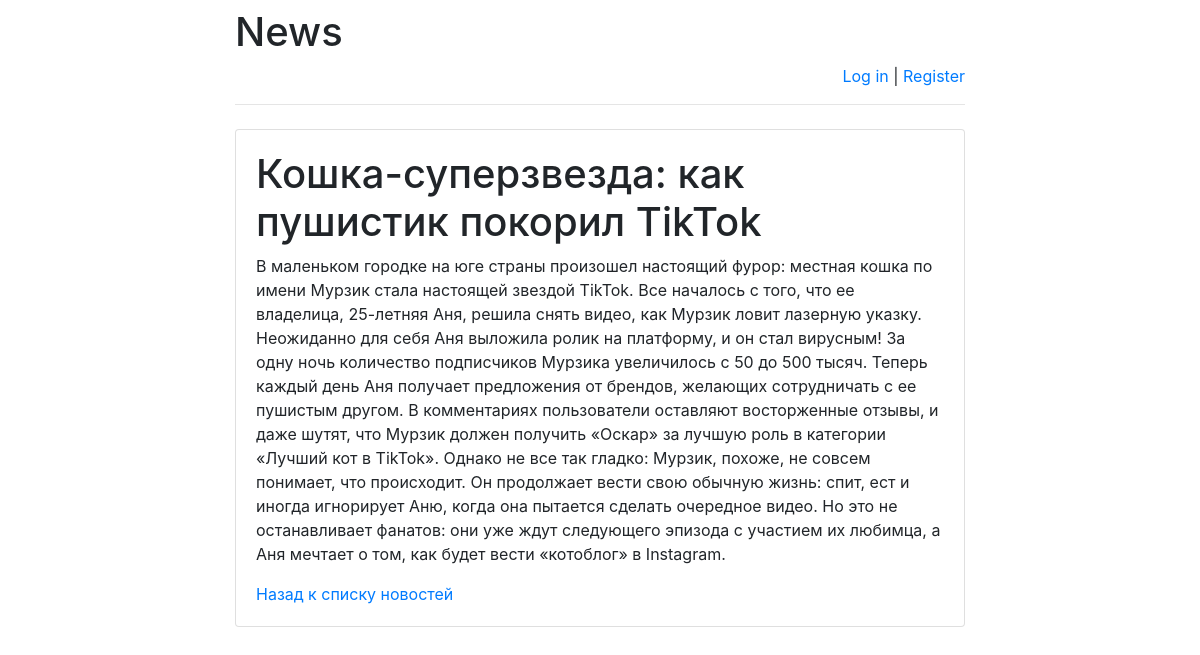
/news/3/, run on the app's committed database.
### news/models.py (models this page shows, shortened)
class News(models.Model):
    title = models.CharField(max_length=255)
    content = models.TextField()
    pub_date = models.DateTimeField(auto_now_add=True)

### news/views.py (the view)
# urls.py: path('<int:news_id>/', views.news_detail, name='news_detail'),
def news_detail(request, news_id):
    news_item = get_object_or_404(News, id=news_id)
    return render(request, 'news/news_detail.html', {'news_item': news_item})

### news/templates/news/news_detail.html
{% extends 'base.html' %}
{% block main %}
    <h1>{{ news_item.title }}</h1>
    <p>{{ news_item.content }}</p>
    <a href="{% url 'news_list' %}">Назад к списку новостей</a>
{% endblock %}

### data on the page
News: title "Кошка-суперзвезда: как пушистик покорил TikTok", content "В маленьком городке на юге страны произошел настоящий фурор: местная кошка по имени Мурзик стала настоящей звездой TikTok. Все началось с того, что ее владелица, 25-летняя Аня, решила снять видео, как Мурзик ловит лазерную указку. Неожиданно для себя Аня выложила ролик на платформу, и он стал вирусным! За одну ночь количество подписчиков Мурзика увеличилось с 50 до 500 тысяч. Теперь каждый день Аня получает предложения от брендов, желающих сотрудничать с ее пушистым другом. В комментариях пользователи оставляют восторженные отзывы, и даже шутят, что Мурзик должен получить «Оскар» за лучшую роль в категории «Лучший кот в TikTok». Однако не все так гладко: Мурзик, похоже, не совсем понимает,…"
